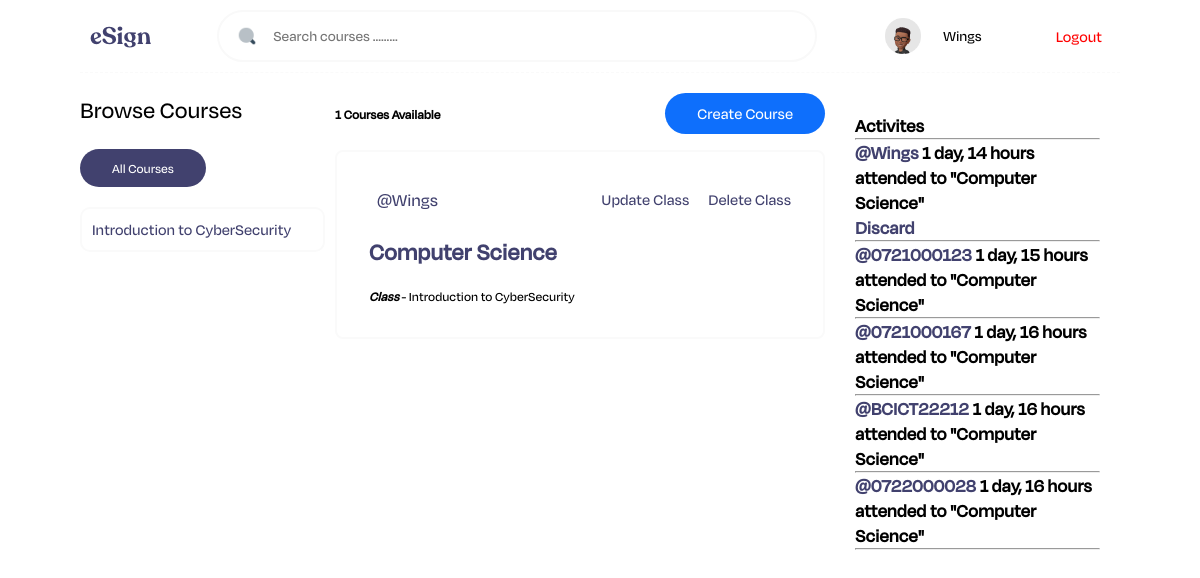
The page /module/ (signed in) on the database its author committed.
### app/models.py (models this page shows, shortened)
class Task(models.Model):
    name = models.CharField(max_length=200)

class Project(models.Model):
    admin = models.ForeignKey(User, on_delete=models.SET_NULL, null=True)
    name = models.CharField(max_length=200)
    task = models.ForeignKey(Task, on_delete=models.SET_NULL, null=True)
    description = models.TextField(null=True, blank=True)
    followers = models.ManyToManyField(User, related_name='followers', blank=True)
    updated = models.DateTimeField(auto_now=True)
    created = models.DateTimeField(auto_now_add=True)
    class meta:
        ordering = ['-created']
    def __str__(self):
        return self.name

class Chat(models.Model):
    user = models.ForeignKey(User, on_delete=models.CASCADE)
    project = models.ForeignKey(Project, on_delete=models.CASCADE)
    body = models.TextField()
    updated = models.DateTimeField(auto_now=True)
    created = models.DateTimeField(auto_now_add=True)

### app/views.py (the view)
# urls.py: path('module/', views.module, name = 'module'),
def module(request):
    q = request.GET.get('q') if request.GET.get('q') != None else ''
    projects = Project.objects.filter(
                                    Q(task__name__icontains = q)|
                                    Q(name__icontains = q)|
                                    Q(description__icontains = q))
    tasks = Task.objects.all()
    project_count = projects.count()
    activities = Chat.objects.all().filter(project__task__name__icontains = q).order_by('-created')
    content = {'projects' : projects , 'tasks':tasks, "project_count" : project_count, 'activities': activities}
    return render(request, 'docs/module.html', content)

### app/templates/docs/module.html (shortened to what this page needs)
{% extends 'index.html' %}
{% block content %}
<main>
    <div class="left">
        {% include 'docs/tasks.html' %}
    </div>
    <div class="middle">
       <div class ="header">
        <h5>{{project_count}} Courses Available</h5>
        <a href = "{% url 'create' %}" class="button">Create Course</a>
       </div>
        {% include 'docs/feed.html' %}
    </div>
    <div class="right">
        {% include 'docs/activities.html' %}
</main>
{% endblock content %}

### design/neutral.html (shortened to what this page needs)
<nav class="topnav">
    <a href="/" style="font-family: recoleta; font-size:24px">eSign</a>
    <form method="GET" action="{% url 'module' %}" class="search">
        <img src="/static/images/search_96px.png" alt="logo" class="logo">
        <input type="text" name='q' placeholder="Search courses .........">
    </form>
    <div class="details">
        <img src="/static/images/Ellipse.png" alt="" class="avatar">
        <span>
            <p class="title">{{request.user}}</p>
        </span>
    </div>
    <div class="actions">
        {% if request.user.is_authenticated %}
        <a href="{% url 'credlogout' %}" class="logout">Logout</a>
        {% else %}
        <a href="{% url 'credlogin' %}" class="logout">Login</a>
        {% endif %}
    </div>
</nav>

### app/templates/docs/tasks.html
<h2>Browse Courses</h2>
    <div>
        <a href = "{% url 'module' %}"><button class="secondary-button">All Courses</button></a>
    </div>
    {% for task in tasks %}
        <div>
            <a href = "{% url 'module' %}?q={{task.name}}" class="card">{{task.name}}</a>
        </div>
    {% endfor %}

### app/templates/docs/feed.html
<div>
    {% for project in projects %}
        <div class="post">
            <div class="post-head">
                <a href = "{% url 'useraccount' project.admin.id %}" class="username">@{{project.admin.username}}</a>
            <div class="actions">
                {% if request.user == project.admin %}
            <a href = "{% url 'update' project.id %}" class="action">Update Class</a>
            <a href = "{% url 'delete' project.id %}" class="action">Delete Class</a>
            {% endif %}
            </div>
            </div>
            <h5> {% comment %} {{project.id}} --  {% endcomment %} <a href = "{% url 'project' project.id %}">{{project.name}}</a></h5>
            <small><i><b>Class</b></i> - {{project.task.name}}</small>
        </div>
    {% endfor %}
</div>

### app/templates/docs/activities.html (shortened to what this page needs)
<h3>Activites<h3>
    <hr>
    {% for activity in activities %}
        <div>
            <p><a href = "{% url 'useraccount' activity.user.id %}">@{{activity.user}}</a> {{activity.created|timesince}}</p>
            <p>attended to "{{activity.project}}"</p>
            {% if request.user == activity.user %}
                <a href ="{% url 'clearchat' activity.id %}">Discard<a>
            {% endif %}
            <hr>
        <div>
    {% endfor %}

### static/styles/style.css (style rules this page uses)
* { padding: 0; margin: 0; box-sizing: border-box; font-family: "Degular Display", system-ui, -apple-system, BlinkMacSystemFont, "Segoe UI", Roboto, Oxygen, Ubuntu, Cantarell, "Open Sans", "Helvetica Neue", sans-serif; transition: 200ms ease; }
html { scroll-behavior: smooth; }
body { padding: 0 80px; }
a { text-decoration: none; color: #41416e; }
.topnav { display: flex; align-items: center; justify-content: space-between; width: 100%; margin-bottom: 20px; position: sticky; top: 0px; background: #fff; z-index: 2; padding: 10px; transition: 200ms ease-in-out; border-bottom: 1.5px dashed #fafafa; }
.topnav .logo { height: 40px; margin-right: 8px; }
.topnav .search { display: flex; align-items: center; position: relative; }
.topnav .search img { height: 20px; width: 20px; position: absolute; left: 20px; }
.topnav .search input { width: 600px; height: 32px; padding: 24px 54px; border: 2px solid #f9f9f9; outline: none; border-radius: 30px; transition: 200ms ease; font-size: 15px; }
.topnav .details { display: flex; align-items: center; justify-content: center; gap: 20px; }
.topnav .details .avatar { height: 40px; width: 40px; }
.topnav .details p { font-size: 15px; }
.topnav .actions .logout { color: red; background: transparent; border: none; padding: 8px; text-decoration: none; }
main { display: flex; align-items: flex-start; justify-content: center; width: 100%; gap: 10px; }
main .right { flex: 1; padding: 20px; }
main .middle { flex: 2; }
main .middle .header { display: flex; align-items: center; justify-content: space-between; margin-bottom: 1em; }
main .middle .post { padding: 32px; border-radius: 8px; border: 2px solid #fafafa; display: flex; flex-direction: column; gap: 20px; }
main .middle .post .post-head { display: flex; align-items: center; justify-content: space-between; }
main .middle .post .post-head .username { color: #41416e; padding: 4px 8px; font-size: 18px; }
main .middle .post .post-head .actions .action { margin-left: 16px; }
main .middle .post h5 { color: #41416e; font-size: 24px; }
main .left { flex: 1; }
main .left h2 { margin-bottom: 1em; font-weight: 500; }
main .left .card { display: flex; align-items: baseline; justify-content: space-between; flex-direction: column; width: 100%; border: 2px solid #fafafa; margin-bottom: 1em; padding: 10px; border-radius: 10px; gap: 0.5em; }
.button { padding: 10px 32px; color: #fff; background: transparent; border-radius: 25px; background-color: #0e6ffc; text-align: center; cursor: pointer; transition: 200ms ease; }
.secondary-button { padding: 10px 32px; color: #fff; background: transparent; border-radius: 25px; background-color: #41416e; text-align: center; cursor: pointer; transition: 200ms ease; border: none; margin-bottom: 1.5em; }

### rows shown on the page
Task: name "Introduction to CyberSecurity"
Project: admin.username "Wings", shows "Update Class", name "Computer Science", task.name "Introduction to CyberSecurity"
Chat: user "Wings", created "1 day, 14 hours", project "Computer Science", shows "Discard"
Chat: user "0721000123", created "1 day, 15 hours", project "Computer Science"
Chat: user "0721000167", created "1 day, 16 hours", project "Computer Science"
Chat: user "BCICT22212", created "1 day, 16 hours", project "Computer Science"
Chat: user "0722000028", created "1 day, 16 hours", project "Computer Science"

### other values the page prints
{{ request.user }} "Wings"
{{ project_count }} "1"
